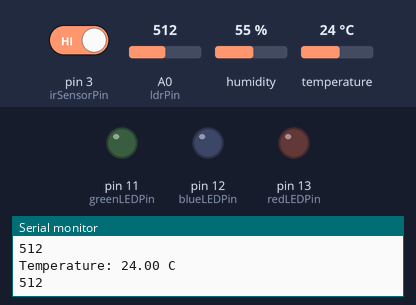
The sketch below on a simulated Arduino Uno, built with avr-gcc and run on an emulated ATmega328P. On the bench: output pins drawn as LEDs (lit = HIGH), the last lines printed to the serial monitor. The inputs (shaded band) are chosen by the test bench; at power-on: temperature 24 °C, A0 (ldrPin) = 512, pin 3 (irSensorPin) HIGH, humidity 55 %.

Above: at 1.8 s.
1.9 s: temperature set to 28 °C
3.7 s: temperature set to 31 °C
At 5.3 s:
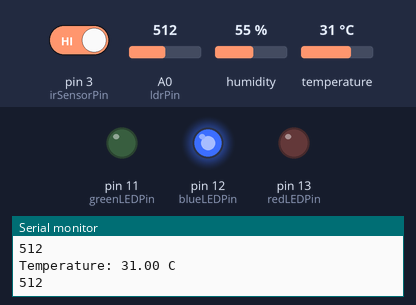
6.1 s: A0 (ldrPin) set to 86
7.8 s: A0 (ldrPin) set to 75
At 9.5 s:
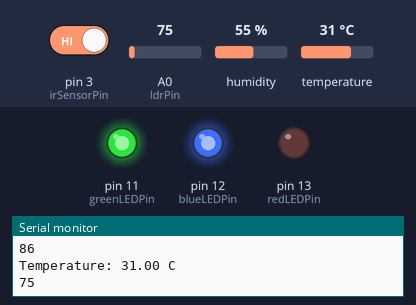
10.2 s: pin 3 (irSensorPin) driven LOW
At 11.2 s:
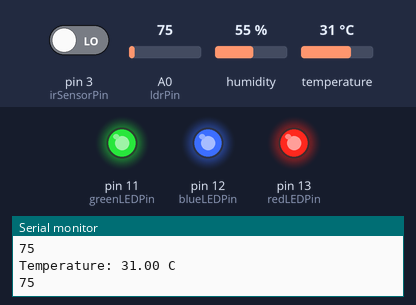
11.7 s: temperature set to 12 °C
At 13.7 s:
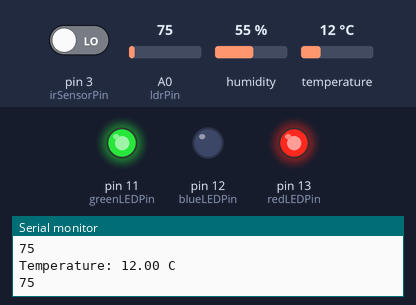
Timing chart, 0 to 15.2 s (numbered marks = the images above; inputs shaded):
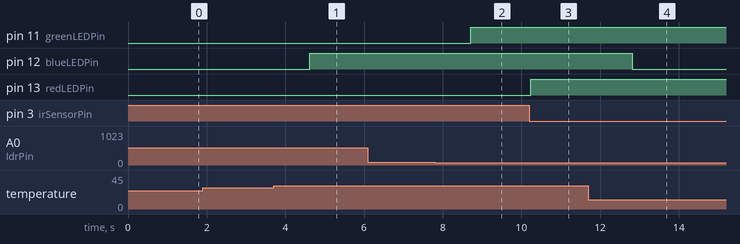

Measured:
- the behaviour switches between 29 and 30 °C on temperature (found by bisection; images 0 and 1)
- the behaviour switches between 81 and 80 on A0 (ldrPin) (found by bisection; images 1 and 2)
- after the input at 3.7 s, pin 12 (blueLEDPin): LOW → HIGH after 0.92 s
- after the input at 7.8 s, pin 11 (greenLEDPin): LOW → HIGH after 0.92 s
- after the input at 10.2 s, pin 13 (redLEDPin): LOW → HIGH at once
- after the input at 11.7 s, pin 12 (blueLEDPin): HIGH → LOW after 1.1 s

The sketch:

smart_house.ino
```cpp
#include <DHT11.h>

// Constants for the LED pins
const int redLEDPin = 13;
const int blueLEDPin = 12;
const int greenLEDPin = 11;

// Constants for the sensor pins
const int irSensorPin = 3;
const int dhtPin = 2;
const int ldrPin = A0;

// Temperature threshold (change as needed)
const float temperatureThreshold = 30.0;

// Initialize the DHT11 sensor
DHT11 dht11(dhtPin);

void setup() {
  // Initialize serial communication
  Serial.begin(115200);

  // Initialize LED pins as outputs
  pinMode(redLEDPin, OUTPUT);
  pinMode(blueLEDPin, OUTPUT);
  pinMode(greenLEDPin, OUTPUT);

  // Initialize sensor pins
  pinMode(irSensorPin, INPUT);
  pinMode(ldrPin, INPUT);
}

void loop() {
  // Check IR sensor for motion
  if (digitalRead(irSensorPin) == LOW) {
    digitalWrite(redLEDPin, HIGH); // Turn on Red LED if motion detected
  } else {
    digitalWrite(redLEDPin, LOW);  // Turn off Red LED if no motion
  }

  // Read temperature from DHT11 sensor
  float temperature = dht11.readTemperature();
  if (temperature != -1) {
    Serial.print("Temperature: ");
    Serial.print(temperature);
    Serial.println(" C");

    // Check if temperature is above threshold
    if (temperature >= temperatureThreshold) {
      digitalWrite(blueLEDPin, HIGH); // Turn on Blue LED if temperature is high
    } else {
      digitalWrite(blueLEDPin, LOW);  // Turn off Blue LED if temperature is normal
    }
  } else {
    Serial.println("Error reading temperature");
  }

  // Read LDR value
  int ldrStatus = analogRead(ldrPin);
  Serial.println(ldrStatus);

  // Check if it's dark based on LDR value
  if (ldrStatus <= 80) {
    digitalWrite(greenLEDPin, HIGH); // Turn on Green LED if it's dark
  } else {
    digitalWrite(greenLEDPin, LOW);  // Turn off Green LED if it's not dark
  }

  // Wait for a short period before the next loop
  delay(500);
}
```
